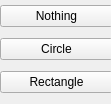
<?xml version="1.0" encoding="UTF-8"?>
<ui version="4.0">
 <class>DrawingToolSelector</class>
 <widget class="QWidget" name="DrawingToolSelector">
  <property name="geometry">
   <rect>
    <x>0</x>
    <y>0</y>
    <width>111</width>
    <height>104</height>
   </rect>
  </property>
  <property name="windowTitle">
   <string>Form</string>
  </property>
  <widget class="QWidget" name="">
   <property name="geometry">
    <rect>
     <x>0</x>
     <y>0</y>
     <width>113</width>
     <height>100</height>
    </rect>
   </property>
   <layout class="QVBoxLayout" name="verticalLayout">
    <item>
     <widget class="QPushButton" name="pushButton_2">
      <property name="text">
       <string>Nothing</string>
      </property>
     </widget>
    </item>
    <item>
     <widget class="QPushButton" name="pushButton">
      <property name="text">
       <string>Circle</string>
      </property>
     </widget>
    </item>
    <item>
     <widget class="QPushButton" name="pushButton_3">
      <property name="text">
       <string>Rectangle</string>
      </property>
     </widget>
    </item>
   </layout>
  </widget>
 </widget>
 <resources/>
 <connections/>
</ui>
